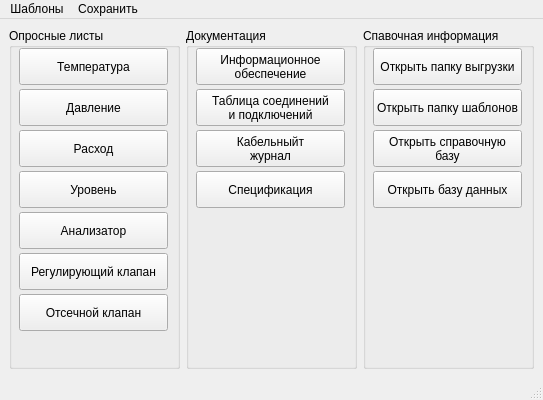
<?xml version="1.0" encoding="UTF-8"?>
<ui version="4.0">
 <class>MainWindow</class>
 <widget class="QMainWindow" name="MainWindow">
  <property name="geometry">
   <rect>
    <x>0</x>
    <y>0</y>
    <width>543</width>
    <height>400</height>
   </rect>
  </property>
  <property name="minimumSize">
   <size>
    <width>543</width>
    <height>400</height>
   </size>
  </property>
  <property name="maximumSize">
   <size>
    <width>543</width>
    <height>400</height>
   </size>
  </property>
  <property name="windowTitle">
   <string>SPIK SZMA Uploadind Documents</string>
  </property>
  <property name="windowIcon">
   <iconset resource="resource_file.qrc">
    <normaloff>:/icons/upload_icon.png</normaloff>:/icons/upload_icon.png</iconset>
  </property>
  <property name="inputMethodHints">
   <set>Qt::ImhNone</set>
  </property>
  <widget class="QWidget" name="centralwidget">
   <layout class="QHBoxLayout" name="horizontalLayout">
    <item>
     <widget class="QGroupBox" name="group_box_uploading_ol">
      <property name="title">
       <string>Опросные листы</string>
      </property>
      <widget class="QWidget" name="verticalLayoutWidget_6">
       <property name="geometry">
        <rect>
         <x>10</x>
         <y>20</y>
         <width>151</width>
         <height>301</height>
        </rect>
       </property>
       <layout class="QVBoxLayout" name="vertical_layout_uploading_ol">
        <property name="spacing">
         <number>4</number>
        </property>
        <property name="sizeConstraint">
         <enum>QLayout::SetFixedSize</enum>
        </property>
        <item>
         <widget class="QPushButton" name="push_btn_uploading_temperature">
          <property name="sizePolicy">
           <sizepolicy hsizetype="Minimum" vsizetype="Fixed">
            <horstretch>0</horstretch>
            <verstretch>0</verstretch>
           </sizepolicy>
          </property>
          <property name="minimumSize">
           <size>
            <width>149</width>
            <height>37</height>
           </size>
          </property>
          <property name="maximumSize">
           <size>
            <width>149</width>
            <height>37</height>
           </size>
          </property>
          <property name="baseSize">
           <size>
            <width>149</width>
            <height>37</height>
           </size>
          </property>
          <property name="text">
           <string>Температура</string>
          </property>
         </widget>
        </item>
        <item>
         <widget class="QPushButton" name="push_btn_uploading_pressure">
          <property name="sizePolicy">
           <sizepolicy hsizetype="Minimum" vsizetype="Fixed">
            <horstretch>0</horstretch>
            <verstretch>0</verstretch>
           </sizepolicy>
          </property>
          <property name="minimumSize">
           <size>
            <width>149</width>
            <height>37</height>
           </size>
          </property>
          <property name="maximumSize">
           <size>
            <width>149</width>
            <height>37</height>
           </size>
          </property>
          <property name="baseSize">
           <size>
            <width>149</width>
            <height>37</height>
           </size>
          </property>
          <property name="text">
           <string>Давление</string>
          </property>
         </widget>
        </item>
        <item>
         <widget class="QPushButton" name="push_btn_uploading_flow">
          <property name="sizePolicy">
           <sizepolicy hsizetype="Minimum" vsizetype="Fixed">
            <horstretch>0</horstretch>
            <verstretch>0</verstretch>
           </sizepolicy>
          </property>
          <property name="minimumSize">
           <size>
            <width>149</width>
            <height>37</height>
           </size>
          </property>
          <property name="maximumSize">
           <size>
            <width>149</width>
            <height>37</height>
           </size>
          </property>
          <property name="baseSize">
           <size>
            <width>149</width>
            <height>37</height>
           </size>
          </property>
          <property name="text">
           <string>Расход</string>
          </property>
         </widget>
        </item>
        <item>
         <widget class="QPushButton" name="push_btn_uploading_level">
          <property name="sizePolicy">
           <sizepolicy hsizetype="Minimum" vsizetype="Fixed">
            <horstretch>0</horstretch>
            <verstretch>0</verstretch>
           </sizepolicy>
          </property>
          <property name="minimumSize">
           <size>
            <width>149</width>
            <height>37</height>
           </size>
          </property>
          <property name="maximumSize">
           <size>
            <width>149</width>
            <height>37</height>
           </size>
          </property>
          <property name="baseSize">
           <size>
            <width>149</width>
            <height>37</height>
           </size>
          </property>
          <property name="text">
           <string>Уровень</string>
          </property>
         </widget>
        </item>
        <item>
         <widget class="QPushButton" name="push_btn_uploading_analyzer">
          <property name="sizePolicy">
           <sizepolicy hsizetype="Minimum" vsizetype="Fixed">
            <horstretch>0</horstretch>
            <verstretch>0</verstretch>
           </sizepolicy>
          </property>
          <property name="minimumSize">
           <size>
            <width>149</width>
            <height>37</height>
           </size>
          </property>
          <property name="maximumSize">
           <size>
            <width>149</width>
            <height>37</height>
           </size>
          </property>
          <property name="baseSize">
           <size>
            <width>149</width>
            <height>37</height>
           </size>
          </property>
          <property name="text">
           <string>Анализатор</string>
          </property>
         </widget>
        </item>
        <item>
         <widget class="QPushButton" name="push_btn_uploading_control_valve">
          <property name="sizePolicy">
           <sizepolicy hsizetype="Minimum" vsizetype="Fixed">
            <horstretch>0</horstretch>
            <verstretch>0</verstretch>
           </sizepolicy>
          </property>
          <property name="minimumSize">
           <size>
            <width>149</width>
            <height>37</height>
           </size>
          </property>
          <property name="maximumSize">
           <size>
            <width>149</width>
            <height>37</height>
           </size>
          </property>
          <property name="baseSize">
           <size>
            <width>149</width>
            <height>37</height>
           </size>
          </property>
          <property name="text">
           <string>Регулирующий клапан</string>
          </property>
         </widget>
        </item>
        <item>
         <widget class="QPushButton" name="push_btn_uploading_shut_off_valve">
          <property name="sizePolicy">
           <sizepolicy hsizetype="Minimum" vsizetype="Fixed">
            <horstretch>0</horstretch>
            <verstretch>0</verstretch>
           </sizepolicy>
          </property>
          <property name="minimumSize">
           <size>
            <width>149</width>
            <height>37</height>
           </size>
          </property>
          <property name="maximumSize">
           <size>
            <width>149</width>
            <height>37</height>
           </size>
          </property>
          <property name="baseSize">
           <size>
            <width>149</width>
            <height>37</height>
           </size>
          </property>
          <property name="text">
           <string>Отсечной клапан</string>
          </property>
         </widget>
        </item>
       </layout>
      </widget>
     </widget>
    </item>
    <item>
     <widget class="QGroupBox" name="group_box_uploading_documents">
      <property name="title">
       <string>Документация</string>
      </property>
      <widget class="QWidget" name="verticalLayoutWidget_8">
       <property name="geometry">
        <rect>
         <x>10</x>
         <y>20</y>
         <width>151</width>
         <height>174</height>
        </rect>
       </property>
       <layout class="QVBoxLayout" name="vertical_layout_uploading_documents">
        <property name="spacing">
         <number>4</number>
        </property>
        <property name="sizeConstraint">
         <enum>QLayout::SetFixedSize</enum>
        </property>
        <property name="topMargin">
         <number>0</number>
        </property>
        <property name="rightMargin">
         <number>0</number>
        </property>
        <item>
         <widget class="QPushButton" name="push_btn_uploading_io">
          <property name="sizePolicy">
           <sizepolicy hsizetype="Minimum" vsizetype="Fixed">
            <horstretch>0</horstretch>
            <verstretch>0</verstretch>
           </sizepolicy>
          </property>
          <property name="minimumSize">
           <size>
            <width>149</width>
            <height>37</height>
           </size>
          </property>
          <property name="maximumSize">
           <size>
            <width>149</width>
            <height>37</height>
           </size>
          </property>
          <property name="baseSize">
           <size>
            <width>149</width>
            <height>37</height>
           </size>
          </property>
          <property name="toolTip">
           <string/>
          </property>
          <property name="text">
           <string>Информационное
обеспечение</string>
          </property>
         </widget>
        </item>
        <item>
         <widget class="QPushButton" name="push_btn_uploading_tsp">
          <property name="sizePolicy">
           <sizepolicy hsizetype="Minimum" vsizetype="Fixed">
            <horstretch>0</horstretch>
            <verstretch>0</verstretch>
           </sizepolicy>
          </property>
          <property name="minimumSize">
           <size>
            <width>149</width>
            <height>37</height>
           </size>
          </property>
          <property name="maximumSize">
           <size>
            <width>149</width>
            <height>37</height>
           </size>
          </property>
          <property name="baseSize">
           <size>
            <width>149</width>
            <height>37</height>
           </size>
          </property>
          <property name="toolTip">
           <string/>
          </property>
          <property name="text">
           <string>Таблица соединений
и подключений</string>
          </property>
         </widget>
        </item>
        <item>
         <widget class="QPushButton" name="push_btn_uploading_kj">
          <property name="sizePolicy">
           <sizepolicy hsizetype="Minimum" vsizetype="Fixed">
            <horstretch>0</horstretch>
            <verstretch>0</verstretch>
           </sizepolicy>
          </property>
          <property name="minimumSize">
           <size>
            <width>149</width>
            <height>37</height>
           </size>
          </property>
          <property name="maximumSize">
           <size>
            <width>149</width>
            <height>37</height>
           </size>
          </property>
          <property name="baseSize">
           <size>
            <width>149</width>
            <height>37</height>
           </size>
          </property>
          <property name="toolTip">
           <string/>
          </property>
          <property name="text">
           <string>Кабельныйт
журнал</string>
          </property>
         </widget>
        </item>
        <item>
         <widget class="QPushButton" name="push_btn_uploading_spec">
          <property name="sizePolicy">
           <sizepolicy hsizetype="Minimum" vsizetype="Fixed">
            <horstretch>0</horstretch>
            <verstretch>0</verstretch>
           </sizepolicy>
          </property>
          <property name="minimumSize">
           <size>
            <width>149</width>
            <height>37</height>
           </size>
          </property>
          <property name="maximumSize">
           <size>
            <width>149</width>
            <height>37</height>
           </size>
          </property>
          <property name="baseSize">
           <size>
            <width>149</width>
            <height>37</height>
           </size>
          </property>
          <property name="toolTip">
           <string/>
          </property>
          <property name="text">
           <string>Спецификация</string>
          </property>
         </widget>
        </item>
       </layout>
      </widget>
     </widget>
    </item>
    <item>
     <widget class="QGroupBox" name="group_box_reference_data">
      <property name="title">
       <string>Спавочная информация</string>
      </property>
      <widget class="QWidget" name="verticalLayoutWidget_10">
       <property name="geometry">
        <rect>
         <x>10</x>
         <y>20</y>
         <width>151</width>
         <height>174</height>
        </rect>
       </property>
       <layout class="QVBoxLayout" name="vertical_layout_reference_data">
        <property name="spacing">
         <number>4</number>
        </property>
        <property name="sizeConstraint">
         <enum>QLayout::SetFixedSize</enum>
        </property>
        <property name="topMargin">
         <number>0</number>
        </property>
        <property name="rightMargin">
         <number>0</number>
        </property>
        <item>
         <widget class="QPushButton" name="push_btn_open_uploading_directory">
          <property name="sizePolicy">
           <sizepolicy hsizetype="Fixed" vsizetype="Fixed">
            <horstretch>0</horstretch>
            <verstretch>0</verstretch>
           </sizepolicy>
          </property>
          <property name="minimumSize">
           <size>
            <width>149</width>
            <height>37</height>
           </size>
          </property>
          <property name="maximumSize">
           <size>
            <width>149</width>
            <height>37</height>
           </size>
          </property>
          <property name="baseSize">
           <size>
            <width>149</width>
            <height>37</height>
           </size>
          </property>
          <property name="tabletTracking">
           <bool>false</bool>
          </property>
          <property name="acceptDrops">
           <bool>false</bool>
          </property>
          <property name="toolTip">
           <string/>
          </property>
          <property name="toolTipDuration">
           <number>0</number>
          </property>
          <property name="statusTip">
           <string/>
          </property>
          <property name="layoutDirection">
           <enum>Qt::LeftToRight</enum>
          </property>
          <property name="autoFillBackground">
           <bool>false</bool>
          </property>
          <property name="text">
           <string>Открыть папку выгрузки</string>
          </property>
         </widget>
        </item>
        <item>
         <widget class="QPushButton" name="push_btn_open_templates_directory">
          <property name="sizePolicy">
           <sizepolicy hsizetype="Fixed" vsizetype="Fixed">
            <horstretch>0</horstretch>
            <verstretch>0</verstretch>
           </sizepolicy>
          </property>
          <property name="minimumSize">
           <size>
            <width>149</width>
            <height>37</height>
           </size>
          </property>
          <property name="maximumSize">
           <size>
            <width>149</width>
            <height>37</height>
           </size>
          </property>
          <property name="baseSize">
           <size>
            <width>149</width>
            <height>37</height>
           </size>
          </property>
          <property name="tabletTracking">
           <bool>false</bool>
          </property>
          <property name="acceptDrops">
           <bool>false</bool>
          </property>
          <property name="toolTip">
           <string/>
          </property>
          <property name="toolTipDuration">
           <number>0</number>
          </property>
          <property name="statusTip">
           <string/>
          </property>
          <property name="layoutDirection">
           <enum>Qt::LeftToRight</enum>
          </property>
          <property name="autoFillBackground">
           <bool>false</bool>
          </property>
          <property name="text">
           <string>Открыть папку шаблонов</string>
          </property>
         </widget>
        </item>
        <item>
         <widget class="QPushButton" name="push_btn_open_reference_database">
          <property name="sizePolicy">
           <sizepolicy hsizetype="Fixed" vsizetype="Fixed">
            <horstretch>0</horstretch>
            <verstretch>0</verstretch>
           </sizepolicy>
          </property>
          <property name="minimumSize">
           <size>
            <width>149</width>
            <height>37</height>
           </size>
          </property>
          <property name="maximumSize">
           <size>
            <width>149</width>
            <height>37</height>
           </size>
          </property>
          <property name="baseSize">
           <size>
            <width>149</width>
            <height>37</height>
           </size>
          </property>
          <property name="tabletTracking">
           <bool>false</bool>
          </property>
          <property name="acceptDrops">
           <bool>false</bool>
          </property>
          <property name="toolTip">
           <string/>
          </property>
          <property name="toolTipDuration">
           <number>0</number>
          </property>
          <property name="statusTip">
           <string/>
          </property>
          <property name="layoutDirection">
           <enum>Qt::LeftToRight</enum>
          </property>
          <property name="autoFillBackground">
           <bool>false</bool>
          </property>
          <property name="text">
           <string>Открыть справочную
базу</string>
          </property>
         </widget>
        </item>
        <item>
         <widget class="QPushButton" name="push_btn_open_database">
          <property name="sizePolicy">
           <sizepolicy hsizetype="Fixed" vsizetype="Fixed">
            <horstretch>0</horstretch>
            <verstretch>0</verstretch>
           </sizepolicy>
          </property>
          <property name="minimumSize">
           <size>
            <width>149</width>
            <height>37</height>
           </size>
          </property>
          <property name="maximumSize">
           <size>
            <width>149</width>
            <height>37</height>
           </size>
          </property>
          <property name="baseSize">
           <size>
            <width>149</width>
            <height>37</height>
           </size>
          </property>
          <property name="tabletTracking">
           <bool>false</bool>
          </property>
          <property name="acceptDrops">
           <bool>false</bool>
          </property>
          <property name="toolTip">
           <string/>
          </property>
          <property name="toolTipDuration">
           <number>0</number>
          </property>
          <property name="statusTip">
           <string/>
          </property>
          <property name="layoutDirection">
           <enum>Qt::LeftToRight</enum>
          </property>
          <property name="autoFillBackground">
           <bool>false</bool>
          </property>
          <property name="text">
           <string>Открыть базу данных</string>
          </property>
         </widget>
        </item>
       </layout>
      </widget>
     </widget>
    </item>
   </layout>
  </widget>
  <widget class="QMenuBar" name="menubar">
   <property name="geometry">
    <rect>
     <x>0</x>
     <y>0</y>
     <width>543</width>
     <height>21</height>
    </rect>
   </property>
   <widget class="QMenu" name="menu_select_templates">
    <property name="title">
     <string>Шаблоны</string>
    </property>
    <widget class="QMenu" name="submenu_select_ol_templates">
     <property name="title">
      <string>Опросные листы</string>
     </property>
     <addaction name="action_select_temperature_template"/>
     <addaction name="action_select_pressure_template"/>
     <addaction name="action_select_flow_template"/>
     <addaction name="action_select_level_template"/>
     <addaction name="action_select_analyzer_template"/>
     <addaction name="action_select_control_valve_template"/>
     <addaction name="action_select_shut_off_valve_template"/>
     <addaction name="separator"/>
     <addaction name="action_select_environments_descriptions"/>
    </widget>
    <addaction name="action_select_many_templates"/>
    <addaction name="separator"/>
    <addaction name="submenu_select_ol_templates"/>
    <addaction name="action_select_tsp_template"/>
    <addaction name="action_select_io_template"/>
    <addaction name="action_select_kj_template"/>
    <addaction name="action_select_specification_template"/>
   </widget>
   <widget class="QMenu" name="menu_select_save_directories">
    <property name="title">
     <string>Сохранить</string>
    </property>
    <addaction name="action_select_shared_save_directory"/>
    <addaction name="separator"/>
    <addaction name="action_select_ol_save_directory"/>
    <addaction name="action_select_tsp_save_directory"/>
    <addaction name="action_select_io_save_directory"/>
    <addaction name="action_select_kj_save_directory"/>
    <addaction name="action_select_specifaication_save_directory"/>
   </widget>
   <addaction name="menu_select_templates"/>
   <addaction name="menu_select_save_directories"/>
  </widget>
  <widget class="QStatusBar" name="statusbar"/>
  <action name="action_select_many_templates">
   <property name="text">
    <string>Выбрать шаблоны</string>
   </property>
  </action>
  <action name="action_select_temperature_template">
   <property name="text">
    <string>Температура</string>
   </property>
  </action>
  <action name="action_select_pressure_template">
   <property name="text">
    <string>Давление</string>
   </property>
  </action>
  <action name="action_select_flow_template">
   <property name="text">
    <string>Расход</string>
   </property>
  </action>
  <action name="action_select_level_template">
   <property name="text">
    <string>Уровень</string>
   </property>
  </action>
  <action name="action_select_analyzer_template">
   <property name="text">
    <string>Анализатор</string>
   </property>
  </action>
  <action name="action_select_control_valve_template">
   <property name="text">
    <string>Регулирующий клапан</string>
   </property>
  </action>
  <action name="action_select_shut_off_valve_template">
   <property name="text">
    <string>Отсечной клапан</string>
   </property>
  </action>
  <action name="action_select_environments_descriptions">
   <property name="text">
    <string>Среды</string>
   </property>
  </action>
  <action name="action_select_tsp_template">
   <property name="text">
    <string>ТСП</string>
   </property>
  </action>
  <action name="action_select_io_template">
   <property name="text">
    <string>ИО</string>
   </property>
  </action>
  <action name="action_select_kj_template">
   <property name="text">
    <string>КЖ</string>
   </property>
  </action>
  <action name="action_select_specification_template">
   <property name="text">
    <string>Спецификация</string>
   </property>
  </action>
  <action name="action_select_shared_save_directory">
   <property name="text">
    <string>Общая директория</string>
   </property>
  </action>
  <action name="action_select_ol_save_directory">
   <property name="text">
    <string>Опросные листы</string>
   </property>
  </action>
  <action name="action_select_tsp_save_directory">
   <property name="text">
    <string>ТСП</string>
   </property>
  </action>
  <action name="action_select_io_save_directory">
   <property name="text">
    <string>ИО</string>
   </property>
  </action>
  <action name="action_select_kj_save_directory">
   <property name="text">
    <string>КЖ</string>
   </property>
  </action>
  <action name="action_select_specifaication_save_directory">
   <property name="text">
    <string>Спецификация</string>
   </property>
  </action>
 </widget>
 <resources>
  <include location="resource_file.qrc"/>
 </resources>
 <connections/>
</ui>
